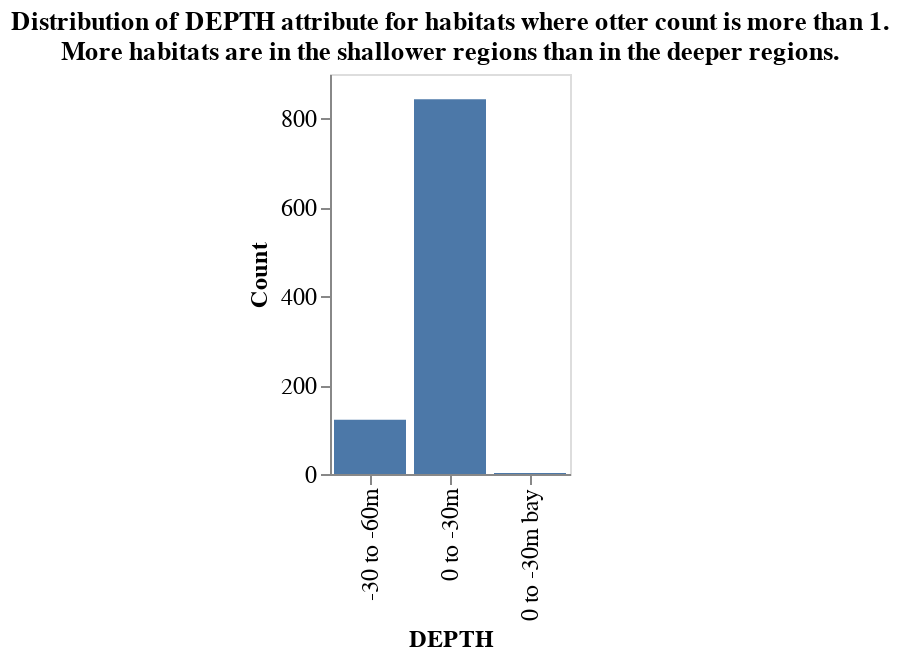

The notebook cell saved with this chart:
### Markdown cell above
If we set `threshold=1` (meaning habitats with atleast one otter) and get the distribution for **DEPTH**, we can see that more sea otters are found in shallower regions.

### Code cell
habitat_properties = habitat_properties_given_min_otter(hab_groups,threshold=1)
print("{} habitats with atleast 1 otter.".format(len(habitat_properties)))
hab_prop_df = pd.DataFrame(habitat_properties.groupby('DEPTH').DEPTH.count())
hab_prop_df.columns = ['Count']
hab_prop_df.reset_index(inplace=True)

title = 'Distribution of DEPTH attribute for habitats where otter count is more than 1.:\
More habitats are in the shallower regions than in the deeper regions.'
depth_distribution_plot(hab_prop_df,title)

### Figure 1 — Vega-Lite specification as saved in the notebook (floating-point values rounded to 4 significant figures)
{"config": {"view": {"continuousWidth": 400, "continuousHeight": 300}, "axis": {"grid": false, "labelFontSize": 12, "titleFontSize": 12}, "legend": {"labelFontSize": 12, "titleFontSize": 12}, "title": {"fontSize": 13}}, "data": {"name": "data-eac75644277e6000d2bdd43f8575b5e4"}, "mark": "bar", "encoding": {"x": {"type": "nominal", "field": "DEPTH"}, "y": {"type": "quantitative", "field": "Count"}}, "height": 200, "title": ["Distribution of DEPTH attribute for habitats where otter count is more than 1.", "More habitats are in the shallower regions than in the deeper regions."], "width": {"step": 40}, "$schema": "https://vega.github.io/schema/vega-lite/v4.8.1.json", "datasets": {"data-eac75644277e6000d2bdd43f8575b5e4": [{"DEPTH": "-30 to -60m", "Count": 122}, {"DEPTH": "0 to -30m", "Count": 843}, {"DEPTH": "0 to -30m bay", "Count": 2}]}}
